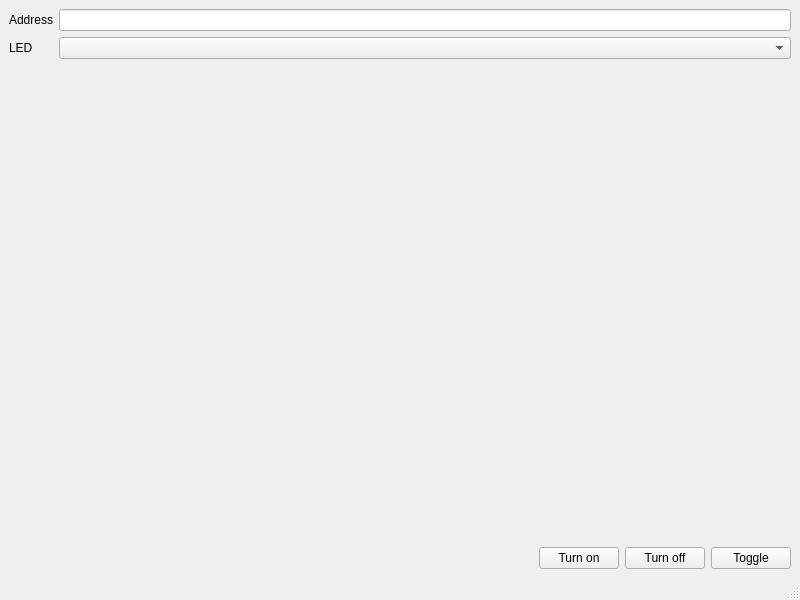
<?xml version="1.0" encoding="UTF-8"?>
<ui version="4.0">
 <class>LedControlWindow</class>
 <widget class="QMainWindow" name="LedControlWindow">
  <property name="geometry">
   <rect>
    <x>0</x>
    <y>0</y>
    <width>800</width>
    <height>600</height>
   </rect>
  </property>
  <property name="windowTitle">
   <string>LedControlWindow</string>
  </property>
  <widget class="QWidget" name="centralwidget">
   <layout class="QVBoxLayout" name="verticalLayout">
    <item>
     <layout class="QFormLayout" name="ledSettingForm">
      <item row="0" column="0">
       <widget class="QLabel" name="addressLabel">
        <property name="text">
         <string>Address</string>
        </property>
       </widget>
      </item>
      <item row="2" column="1">
       <spacer name="verticalSpacer">
        <property name="orientation">
         <enum>Qt::Vertical</enum>
        </property>
        <property name="sizeHint" stdset="0">
         <size>
          <width>20</width>
          <height>40</height>
         </size>
        </property>
       </spacer>
      </item>
      <item row="1" column="1">
       <widget class="QComboBox" name="ledBox"/>
      </item>
      <item row="1" column="0">
       <widget class="QLabel" name="ledLabel">
        <property name="text">
         <string>LED</string>
        </property>
       </widget>
      </item>
      <item row="0" column="1">
       <widget class="QLineEdit" name="addressEdit"/>
      </item>
     </layout>
    </item>
    <item>
     <layout class="QHBoxLayout" name="actionLayout">
      <item>
       <spacer name="horizontalSpacer">
        <property name="orientation">
         <enum>Qt::Horizontal</enum>
        </property>
        <property name="sizeHint" stdset="0">
         <size>
          <width>40</width>
          <height>20</height>
         </size>
        </property>
       </spacer>
      </item>
      <item>
       <widget class="QPushButton" name="onButton">
        <property name="text">
         <string>Turn on</string>
        </property>
       </widget>
      </item>
      <item>
       <widget class="QPushButton" name="offButton">
        <property name="text">
         <string>Turn off</string>
        </property>
       </widget>
      </item>
      <item>
       <widget class="QPushButton" name="toggleButton">
        <property name="text">
         <string>Toggle</string>
        </property>
       </widget>
      </item>
     </layout>
    </item>
   </layout>
  </widget>
  <widget class="QStatusBar" name="statusbar"/>
 </widget>
 <resources/>
 <connections/>
</ui>
